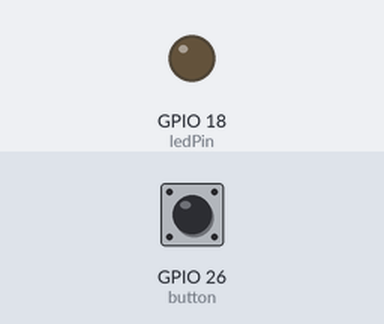
Recording of a program running on a simulated Raspberry Pi (BCM pin numbers). Shown: output pins drawn as LEDs (lit = HIGH). The inputs (shaded band) are chosen by the test bench; at power-on: GPIO 26 (button) HIGH.

Above: at 1.2 s.
1.3 s: GPIO 26 (button) pulled LOW for 0.15 s
At 1.4 s:
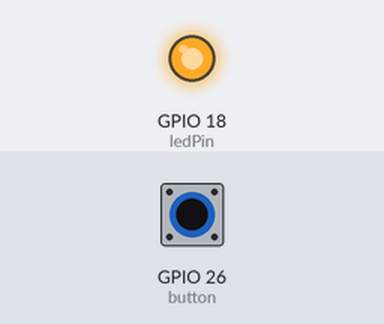
3.0 s: GPIO 26 (button) pulled LOW for 3.2 s
At 6.7 s:
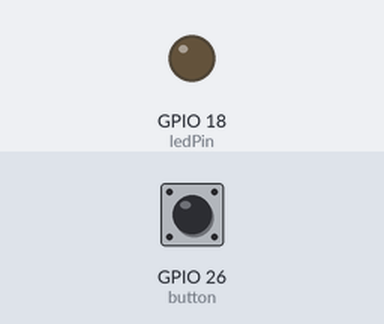
Timing chart, 0 to 8.2 s (numbered marks = the images above; inputs shaded):
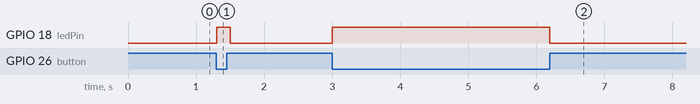

The program:

led-button.py
```python
import RPi.GPIO as GPIO
import time

ledPin = 18
button = 26

def setup():
        GPIO.setmode(GPIO.BCM)       # Numbers GPIOs by physical location
        GPIO.setup(ledPin, GPIO.OUT)   # Set ledPin's mode is output
        GPIO.setup(button, GPIO.IN, pull_up_down=GPIO.PUD_UP)
        GPIO.output(ledPin, GPIO.LOW) # Set ledPin low to off led

def loop():
        while True:
                GPIO.output(ledPin, not GPIO.input(button))  # led on
                time.sleep(.1)


def destroy():
        GPIO.output(ledPin, GPIO.LOW)     # led off
        GPIO.cleanup()                     # Release resource

if __name__ == '__main__':     # Program start from here
        setup()
        try:
                loop()
        except KeyboardInterrupt:  # When 'Ctrl+C' is pressed, the child program destroy() will be  executed.
                destroy()
```

Measured:
- after the input at 1.3 s, GPIO 18 (ledPin): LOW → HIGH at once, → LOW 0.20 s later
- after the input at 3.0 s, GPIO 18 (ledPin): LOW → HIGH at once, → LOW 3.2 s later
